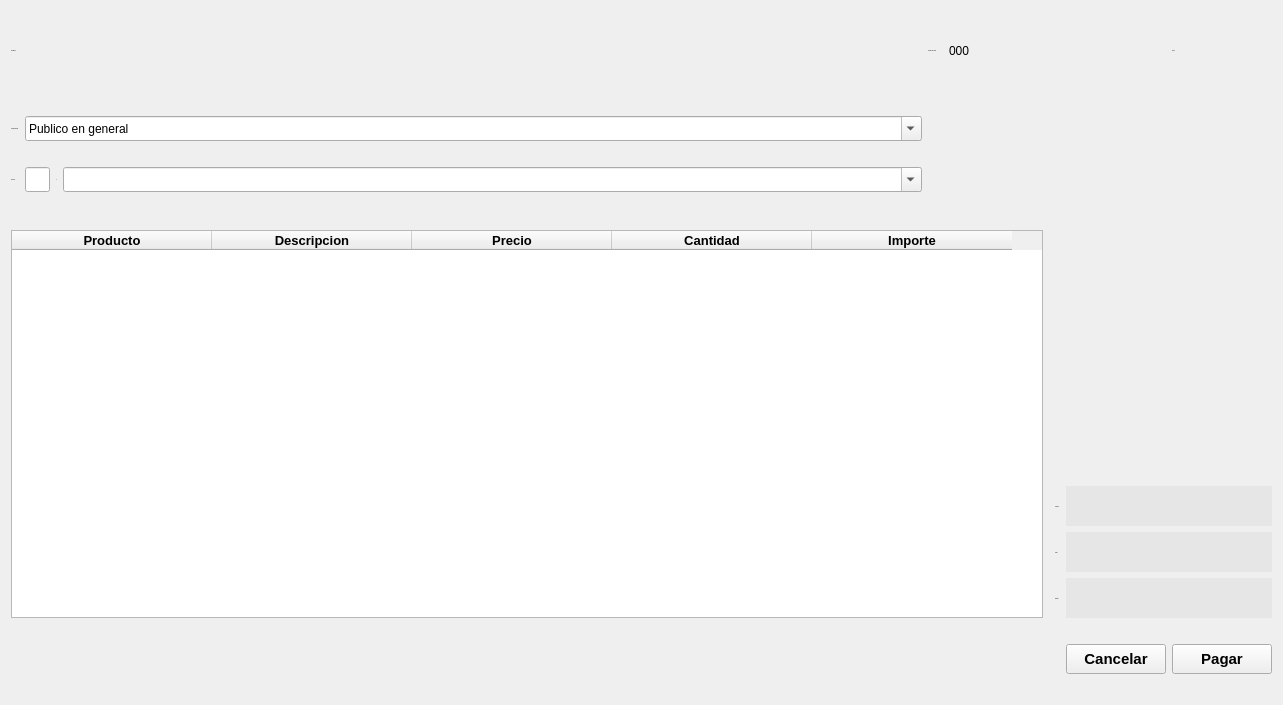
<?xml version="1.0" encoding="UTF-8"?>
<ui version="4.0">
 <class>Dialog</class>
 <widget class="QDialog" name="Dialog">
  <property name="geometry">
   <rect>
    <x>0</x>
    <y>0</y>
    <width>1283</width>
    <height>705</height>
   </rect>
  </property>
  <property name="windowTitle">
   <string>Venta</string>
  </property>
  <property name="windowIcon">
   <iconset>
    <normaloff>imagenes/iconos/images.jpg</normaloff>imagenes/iconos/images.jpg</iconset>
  </property>
  <property name="styleSheet">
   <string notr="true">QWidget{
background-color: rgb(255, 255, 255);
}
QPushButton#pushButton_Guardar{
background-color: white;
	color: rgb(0, 186, 0);
}

QComboBox{
	border: 1px solid Black;
	background-color: #fff;
	border-radius: 3px;
}
QPushButton#pushButton_Pagar{
background-color: white;
color:rgb(100, 186, 177);
}

QPushButton#pushButton_Pagar:hover{
color:white;
background-color: rgb(100, 186, 177);
}

QLineEdit{
border: 1px solid Black;
background-color: rgb(255, 255, 255);
border-radius: 2px;
}

QPushButton#pushButton_Cancelar{
background-color: white;
color: rgb(186, 0, 0);
}

QPushButton#pushButton_Cancelar:hover{
background-color: rgb(186, 0, 0);
color: white;
}

QDialog{
background-color: rgb(255, 255, 255);
font: 75 12pt &quot;Arial&quot;;
}


QLabel{
    display: block;
    font: 15px Arial, Helvetica, sans-serif;
    margin-bottom: 15px;
}


QLineEdit{
border: 1px solid Black;
background-color: rgb(255, 255, 255);
border-radius: 4px;
}

alternate-background-color: rgb(255, 255, 255);</string>
  </property>
  <layout class="QGridLayout" name="gridLayout">
   <item row="5" column="17">
    <widget class="QPushButton" name="pushButton_Eliminar">
     <property name="styleSheet">
      <string notr="true"/>
     </property>
     <property name="text">
      <string/>
     </property>
     <property name="icon">
      <iconset>
       <normaloff>imagenes/iconos/Elimi.png</normaloff>imagenes/iconos/Elimi.png</iconset>
     </property>
     <property name="iconSize">
      <size>
       <width>25</width>
       <height>25</height>
      </size>
     </property>
     <property name="shortcut">
      <string>Del</string>
     </property>
     <property name="flat">
      <bool>true</bool>
     </property>
    </widget>
   </item>
   <item row="0" column="21">
    <widget class="QLabel" name="label_3">
     <property name="font">
      <font>
       <family>Arial,Helvetica,sans-serif</family>
       <pointsize>-1</pointsize>
       <weight>50</weight>
       <italic>false</italic>
       <bold>false</bold>
      </font>
     </property>
     <property name="text">
      <string>Fecha</string>
     </property>
    </widget>
   </item>
   <item row="9" column="20" colspan="2">
    <widget class="QLabel" name="label_Subtotal">
     <property name="font">
      <font>
       <family>Arial,Helvetica,sans-serif</family>
       <pointsize>-1</pointsize>
       <weight>50</weight>
       <italic>false</italic>
       <bold>false</bold>
      </font>
     </property>
     <property name="toolTip">
      <string/>
     </property>
     <property name="styleSheet">
      <string notr="true">background-color: rgb(230, 230, 230);</string>
     </property>
     <property name="text">
      <string/>
     </property>
     <property name="scaledContents">
      <bool>false</bool>
     </property>
     <property name="wordWrap">
      <bool>false</bool>
     </property>
     <property name="openExternalLinks">
      <bool>false</bool>
     </property>
    </widget>
   </item>
   <item row="10" column="20" colspan="2">
    <widget class="QLabel" name="label_total">
     <property name="font">
      <font>
       <family>Arial,Helvetica,sans-serif</family>
       <pointsize>-1</pointsize>
       <weight>50</weight>
       <italic>false</italic>
       <bold>false</bold>
      </font>
     </property>
     <property name="toolTip">
      <string/>
     </property>
     <property name="styleSheet">
      <string notr="true">background-color: rgb(230, 230, 230);</string>
     </property>
     <property name="text">
      <string/>
     </property>
     <property name="scaledContents">
      <bool>false</bool>
     </property>
     <property name="wordWrap">
      <bool>false</bool>
     </property>
     <property name="openExternalLinks">
      <bool>false</bool>
     </property>
    </widget>
   </item>
   <item row="1" column="0" colspan="22">
    <spacer name="horizontalSpacer_8">
     <property name="orientation">
      <enum>Qt::Horizontal</enum>
     </property>
     <property name="sizeHint" stdset="0">
      <size>
       <width>40</width>
       <height>20</height>
      </size>
     </property>
    </spacer>
   </item>
   <item row="11" column="20" colspan="2">
    <widget class="QLabel" name="label_Cambio">
     <property name="font">
      <font>
       <family>Arial,Helvetica,sans-serif</family>
       <pointsize>-1</pointsize>
       <weight>50</weight>
       <italic>false</italic>
       <bold>false</bold>
      </font>
     </property>
     <property name="toolTip">
      <string/>
     </property>
     <property name="styleSheet">
      <string notr="true">background-color: rgb(230, 230, 230);</string>
     </property>
     <property name="text">
      <string/>
     </property>
     <property name="scaledContents">
      <bool>false</bool>
     </property>
     <property name="wordWrap">
      <bool>false</bool>
     </property>
     <property name="openExternalLinks">
      <bool>false</bool>
     </property>
    </widget>
   </item>
   <item row="15" column="21">
    <widget class="QPushButton" name="pushButton_Pagar">
     <property name="minimumSize">
      <size>
       <width>100</width>
       <height>25</height>
      </size>
     </property>
     <property name="maximumSize">
      <size>
       <width>120</width>
       <height>30</height>
      </size>
     </property>
     <property name="font">
      <font>
       <pointsize>11</pointsize>
       <weight>75</weight>
       <bold>true</bold>
      </font>
     </property>
     <property name="styleSheet">
      <string notr="true"/>
     </property>
     <property name="text">
      <string>Pagar</string>
     </property>
     <property name="icon">
      <iconset>
       <normaloff>imagenes/iconos/Pagar (2).png</normaloff>imagenes/iconos/Pagar (2).png</iconset>
     </property>
     <property name="iconSize">
      <size>
       <width>20</width>
       <height>20</height>
      </size>
     </property>
    </widget>
   </item>
   <item row="5" column="0" colspan="16">
    <spacer name="horizontalSpacer_10">
     <property name="orientation">
      <enum>Qt::Horizontal</enum>
     </property>
     <property name="sizeHint" stdset="0">
      <size>
       <width>40</width>
       <height>20</height>
      </size>
     </property>
    </spacer>
   </item>
   <item row="5" column="18" colspan="4">
    <spacer name="horizontalSpacer_11">
     <property name="orientation">
      <enum>Qt::Horizontal</enum>
     </property>
     <property name="sizeHint" stdset="0">
      <size>
       <width>40</width>
       <height>20</height>
      </size>
     </property>
    </spacer>
   </item>
   <item row="2" column="0">
    <widget class="QLabel" name="label_7">
     <property name="font">
      <font>
       <family>Arial,Helvetica,sans-serif</family>
       <pointsize>-1</pointsize>
       <weight>50</weight>
       <italic>false</italic>
       <bold>false</bold>
      </font>
     </property>
     <property name="text">
      <string>Nombre Cliente</string>
     </property>
    </widget>
   </item>
   <item row="6" column="0" rowspan="6" colspan="18">
    <widget class="QTableWidget" name="tableWidget">
     <property name="editTriggers">
      <set>QAbstractItemView::NoEditTriggers</set>
     </property>
     <property name="selectionMode">
      <enum>QAbstractItemView::SingleSelection</enum>
     </property>
     <property name="selectionBehavior">
      <enum>QAbstractItemView::SelectRows</enum>
     </property>
     <attribute name="horizontalHeaderDefaultSectionSize">
      <number>200</number>
     </attribute>
     <attribute name="horizontalHeaderMinimumSectionSize">
      <number>36</number>
     </attribute>
     <attribute name="verticalHeaderStretchLastSection">
      <bool>true</bool>
     </attribute>
     <column>
      <property name="text">
       <string>Producto</string>
      </property>
      <property name="font">
       <font>
        <pointsize>10</pointsize>
        <weight>75</weight>
        <bold>true</bold>
       </font>
      </property>
     </column>
     <column>
      <property name="text">
       <string>Descripcion</string>
      </property>
      <property name="font">
       <font>
        <family>MS Shell Dlg 2</family>
        <pointsize>10</pointsize>
        <weight>75</weight>
        <bold>true</bold>
       </font>
      </property>
     </column>
     <column>
      <property name="text">
       <string>Precio</string>
      </property>
      <property name="font">
       <font>
        <pointsize>10</pointsize>
        <weight>75</weight>
        <bold>true</bold>
       </font>
      </property>
      <property name="icon">
       <iconset>
        <normaloff>Imagenes/images.png</normaloff>Imagenes/images.png</iconset>
      </property>
     </column>
     <column>
      <property name="text">
       <string>Cantidad</string>
      </property>
      <property name="font">
       <font>
        <pointsize>10</pointsize>
        <weight>75</weight>
        <bold>true</bold>
       </font>
      </property>
     </column>
     <column>
      <property name="text">
       <string>Importe</string>
      </property>
      <property name="font">
       <font>
        <pointsize>10</pointsize>
        <weight>75</weight>
        <bold>true</bold>
       </font>
      </property>
     </column>
    </widget>
   </item>
   <item row="4" column="0">
    <widget class="QLabel" name="label_4">
     <property name="font">
      <font>
       <family>Arial,Helvetica,sans-serif</family>
       <pointsize>-1</pointsize>
       <weight>50</weight>
       <italic>false</italic>
       <bold>false</bold>
      </font>
     </property>
     <property name="text">
      <string>Producto</string>
     </property>
    </widget>
   </item>
   <item row="0" column="0" colspan="5">
    <widget class="QLabel" name="label_NomVendedor">
     <property name="font">
      <font>
       <family>Arial,Helvetica,sans-serif</family>
       <pointsize>-1</pointsize>
       <weight>50</weight>
       <italic>false</italic>
       <bold>false</bold>
      </font>
     </property>
     <property name="toolTip">
      <string/>
     </property>
     <property name="text">
      <string>Venderdor</string>
     </property>
    </widget>
   </item>
   <item row="0" column="11">
    <spacer name="horizontalSpacer_5">
     <property name="orientation">
      <enum>Qt::Horizontal</enum>
     </property>
     <property name="sizeHint" stdset="0">
      <size>
       <width>40</width>
       <height>20</height>
      </size>
     </property>
    </spacer>
   </item>
   <item row="0" column="12">
    <spacer name="horizontalSpacer_6">
     <property name="orientation">
      <enum>Qt::Horizontal</enum>
     </property>
     <property name="sizeHint" stdset="0">
      <size>
       <width>40</width>
       <height>20</height>
      </size>
     </property>
    </spacer>
   </item>
   <item row="0" column="13">
    <spacer name="horizontalSpacer_7">
     <property name="orientation">
      <enum>Qt::Horizontal</enum>
     </property>
     <property name="sizeHint" stdset="0">
      <size>
       <width>40</width>
       <height>20</height>
      </size>
     </property>
    </spacer>
   </item>
   <item row="0" column="14">
    <widget class="QLabel" name="label_2">
     <property name="font">
      <font>
       <family>Arial,Helvetica,sans-serif</family>
       <pointsize>-1</pointsize>
       <weight>50</weight>
       <italic>false</italic>
       <bold>false</bold>
      </font>
     </property>
     <property name="text">
      <string>Numero de venta</string>
     </property>
    </widget>
   </item>
   <item row="0" column="5">
    <spacer name="horizontalSpacer">
     <property name="orientation">
      <enum>Qt::Horizontal</enum>
     </property>
     <property name="sizeHint" stdset="0">
      <size>
       <width>40</width>
       <height>20</height>
      </size>
     </property>
    </spacer>
   </item>
   <item row="10" column="19">
    <widget class="QLabel" name="label_5">
     <property name="minimumSize">
      <size>
       <width>0</width>
       <height>30</height>
      </size>
     </property>
     <property name="maximumSize">
      <size>
       <width>70</width>
       <height>40</height>
      </size>
     </property>
     <property name="font">
      <font>
       <family>Arial,Helvetica,sans-serif</family>
       <pointsize>-1</pointsize>
       <weight>50</weight>
       <italic>false</italic>
       <bold>false</bold>
      </font>
     </property>
     <property name="text">
      <string>Total $</string>
     </property>
    </widget>
   </item>
   <item row="11" column="19">
    <widget class="QLabel" name="label_13">
     <property name="minimumSize">
      <size>
       <width>0</width>
       <height>30</height>
      </size>
     </property>
     <property name="maximumSize">
      <size>
       <width>70</width>
       <height>40</height>
      </size>
     </property>
     <property name="font">
      <font>
       <family>Arial,Helvetica,sans-serif</family>
       <pointsize>-1</pointsize>
       <weight>50</weight>
       <italic>false</italic>
       <bold>false</bold>
      </font>
     </property>
     <property name="text">
      <string>Cambio</string>
     </property>
    </widget>
   </item>
   <item row="9" column="19">
    <widget class="QLabel" name="label_8">
     <property name="minimumSize">
      <size>
       <width>0</width>
       <height>30</height>
      </size>
     </property>
     <property name="maximumSize">
      <size>
       <width>70</width>
       <height>40</height>
      </size>
     </property>
     <property name="font">
      <font>
       <family>Arial,Helvetica,sans-serif</family>
       <pointsize>-1</pointsize>
       <weight>50</weight>
       <italic>false</italic>
       <bold>false</bold>
      </font>
     </property>
     <property name="text">
      <string>Subtotal</string>
     </property>
    </widget>
   </item>
   <item row="0" column="9" colspan="2">
    <spacer name="horizontalSpacer_4">
     <property name="orientation">
      <enum>Qt::Horizontal</enum>
     </property>
     <property name="sizeHint" stdset="0">
      <size>
       <width>40</width>
       <height>20</height>
      </size>
     </property>
    </spacer>
   </item>
   <item row="4" column="1">
    <widget class="QLineEdit" name="lineEdit_Cantidad">
     <property name="maximumSize">
      <size>
       <width>25</width>
       <height>25</height>
      </size>
     </property>
    </widget>
   </item>
   <item row="12" column="19" colspan="3">
    <spacer name="horizontalSpacer_12">
     <property name="orientation">
      <enum>Qt::Horizontal</enum>
     </property>
     <property name="sizeHint" stdset="0">
      <size>
       <width>40</width>
       <height>20</height>
      </size>
     </property>
    </spacer>
   </item>
   <item row="3" column="0" colspan="22">
    <spacer name="horizontalSpacer_9">
     <property name="orientation">
      <enum>Qt::Horizontal</enum>
     </property>
     <property name="sizeHint" stdset="0">
      <size>
       <width>40</width>
       <height>20</height>
      </size>
     </property>
    </spacer>
   </item>
   <item row="4" column="2">
    <widget class="QLabel" name="label_9">
     <property name="maximumSize">
      <size>
       <width>25</width>
       <height>25</height>
      </size>
     </property>
     <property name="font">
      <font>
       <family>Arial,Helvetica,sans-serif</family>
       <pointsize>-1</pointsize>
       <weight>50</weight>
       <italic>false</italic>
       <bold>false</bold>
      </font>
     </property>
     <property name="text">
      <string>X</string>
     </property>
    </widget>
   </item>
   <item row="16" column="19" colspan="3">
    <spacer name="horizontalSpacer_13">
     <property name="orientation">
      <enum>Qt::Horizontal</enum>
     </property>
     <property name="sizeHint" stdset="0">
      <size>
       <width>40</width>
       <height>20</height>
      </size>
     </property>
    </spacer>
   </item>
   <item row="0" column="6" colspan="3">
    <spacer name="horizontalSpacer_2">
     <property name="orientation">
      <enum>Qt::Horizontal</enum>
     </property>
     <property name="sizeHint" stdset="0">
      <size>
       <width>40</width>
       <height>20</height>
      </size>
     </property>
    </spacer>
   </item>
   <item row="5" column="16">
    <widget class="QPushButton" name="pushButton_Agregar">
     <property name="font">
      <font>
       <pointsize>11</pointsize>
       <weight>75</weight>
       <bold>true</bold>
      </font>
     </property>
     <property name="styleSheet">
      <string notr="true"/>
     </property>
     <property name="text">
      <string/>
     </property>
     <property name="icon">
      <iconset>
       <normaloff>imagenes/iconos/Agregar.png</normaloff>imagenes/iconos/Agregar.png</iconset>
     </property>
     <property name="iconSize">
      <size>
       <width>25</width>
       <height>25</height>
      </size>
     </property>
     <property name="shortcut">
      <string>Return</string>
     </property>
     <property name="flat">
      <bool>true</bool>
     </property>
    </widget>
   </item>
   <item row="2" column="1" colspan="13">
    <widget class="QComboBox" name="comboBo_Cliente">
     <property name="maximumSize">
      <size>
       <width>16777215</width>
       <height>25</height>
      </size>
     </property>
     <property name="styleSheet">
      <string notr="true">selection-background-color: rgb(85, 170, 255);</string>
     </property>
     <property name="editable">
      <bool>true</bool>
     </property>
     <property name="currentText">
      <string>Publico en general</string>
     </property>
    </widget>
   </item>
   <item row="4" column="3" colspan="11">
    <widget class="QComboBox" name="comboBox_Producto">
     <property name="maximumSize">
      <size>
       <width>16777215</width>
       <height>25</height>
      </size>
     </property>
     <property name="styleSheet">
      <string notr="true">selection-background-color: rgb(85, 170, 255);</string>
     </property>
     <property name="editable">
      <bool>true</bool>
     </property>
    </widget>
   </item>
   <item row="15" column="20">
    <widget class="QPushButton" name="pushButton_Cancelar">
     <property name="minimumSize">
      <size>
       <width>100</width>
       <height>25</height>
      </size>
     </property>
     <property name="maximumSize">
      <size>
       <width>120</width>
       <height>30</height>
      </size>
     </property>
     <property name="font">
      <font>
       <pointsize>11</pointsize>
       <weight>75</weight>
       <bold>true</bold>
      </font>
     </property>
     <property name="styleSheet">
      <string notr="true"/>
     </property>
     <property name="text">
      <string>Cancelar</string>
     </property>
     <property name="icon">
      <iconset>
       <normaloff>imagenes/iconos/cancelar.png</normaloff>imagenes/iconos/cancelar.png</iconset>
     </property>
     <property name="iconSize">
      <size>
       <width>20</width>
       <height>20</height>
      </size>
     </property>
    </widget>
   </item>
   <item row="0" column="16" colspan="2">
    <widget class="QLabel" name="label">
     <property name="text">
      <string>000</string>
     </property>
    </widget>
   </item>
   <item row="0" column="19" colspan="2">
    <spacer name="horizontalSpacer_3">
     <property name="orientation">
      <enum>Qt::Horizontal</enum>
     </property>
     <property name="sizeHint" stdset="0">
      <size>
       <width>40</width>
       <height>20</height>
      </size>
     </property>
    </spacer>
   </item>
  </layout>
 </widget>
 <tabstops>
  <tabstop>comboBo_Cliente</tabstop>
  <tabstop>lineEdit_Cantidad</tabstop>
  <tabstop>comboBox_Producto</tabstop>
  <tabstop>pushButton_Agregar</tabstop>
  <tabstop>pushButton_Pagar</tabstop>
  <tabstop>tableWidget</tabstop>
  <tabstop>pushButton_Eliminar</tabstop>
 </tabstops>
 <resources/>
 <connections/>
</ui>
